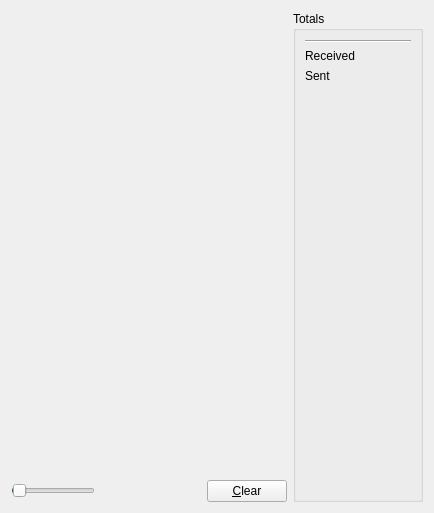
     <widget class="QWidget" name="tab_nettraffic">
      <attribute name="title">
       <string>&amp;Network Traffic</string>
      </attribute>
      <layout class="QHBoxLayout" name="horizontalLayout_3">
       <item>
        <layout class="QVBoxLayout" name="verticalLayout_4">
         <item>
          <widget class="TrafficGraphWidget" name="trafficGraph" native="true">
           <property name="sizePolicy">
            <sizepolicy hsizetype="Expanding" vsizetype="Expanding">
             <horstretch>0</horstretch>
             <verstretch>0</verstretch>
            </sizepolicy>
           </property>
          </widget>
         </item>
         <item>
          <layout class="QHBoxLayout" name="horizontalLayout_2">
           <item>
            <widget class="QSlider" name="sldGraphRange">
             <property name="minimum">
              <number>1</number>
             </property>
             <property name="maximum">
              <number>288</number>
             </property>
             <property name="pageStep">
              <number>12</number>
             </property>
             <property name="value">
              <number>6</number>
             </property>
             <property name="orientation">
              <enum>Qt::Horizontal</enum>
             </property>
            </widget>
           </item>
           <item>
            <widget class="QLabel" name="lblGraphRange">
             <property name="minimumSize">
              <size>
               <width>100</width>
               <height>0</height>
              </size>
             </property>
             <property name="alignment">
              <set>Qt::AlignCenter</set>
             </property>
            </widget>
           </item>
           <item>
            <widget class="QPushButton" name="btnClearTrafficGraph">
             <property name="text">
              <string>&amp;Clear</string>
             </property>
             <property name="autoDefault">
              <bool>false</bool>
             </property>
            </widget>
           </item>
          </layout>
         </item>
        </layout>
       </item>
       <item>
        <layout class="QVBoxLayout" name="verticalLayout">
         <item>
          <widget class="QGroupBox" name="groupBox">
           <property name="title">
            <string>Totals</string>
           </property>
           <layout class="QVBoxLayout" name="verticalLayout_5">
            <item>
             <widget class="Line" name="line">
              <property name="orientation">
               <enum>Qt::Horizontal</enum>
              </property>
             </widget>
            </item>
            <item>
             <layout class="QHBoxLayout" name="horizontalLayout_4">
              <item>
               <widget class="QLabel" name="label_16">
                <property name="text">
                 <string>Received</string>
                </property>
               </widget>
              </item>
              <item>
               <widget class="QLabel" name="lblBytesIn">
                <property name="minimumSize">
                 <size>
                  <width>50</width>
                  <height>0</height>
                 </size>
                </property>
                <property name="alignment">
                 <set>Qt::AlignRight|Qt::AlignTrailing|Qt::AlignVCenter</set>
                </property>
               </widget>
              </item>
             </layout>
            </item>
            <item>
             <layout class="QHBoxLayout" name="horizontalLayout_5">
              <item>
               <widget class="QLabel" name="label_17">
                <property name="text">
                 <string>Sent</string>
                </property>
               </widget>
              </item>
              <item>
               <widget class="QLabel" name="lblBytesOut">
                <property name="minimumSize">
                 <size>
                  <width>50</width>
                  <height>0</height>
                 </size>
                </property>
                <property name="alignment">
                 <set>Qt::AlignRight|Qt::AlignTrailing|Qt::AlignVCenter</set>
                </property>
               </widget>
              </item>
             </layout>
            </item>
            <item>
             <spacer name="verticalSpacer_4">
              <property name="orientation">
               <enum>Qt::Vertical</enum>
              </property>
              <property name="sizeHint" stdset="0">
               <size>
                <width>20</width>
                <height>407</height>
               </size>
              </property>
             </spacer>
            </item>
           </layout>
          </widget>
         </item>
        </layout>
       </item>
      </layout>
     </widget>
